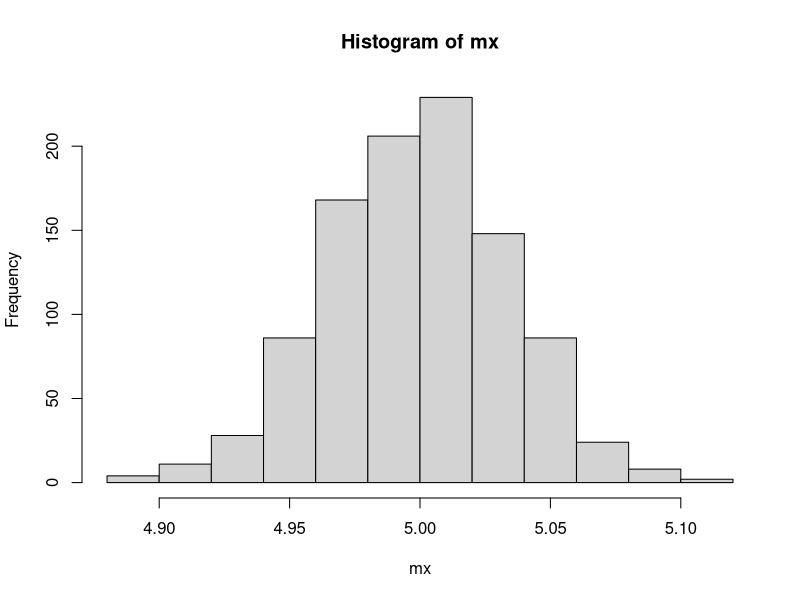
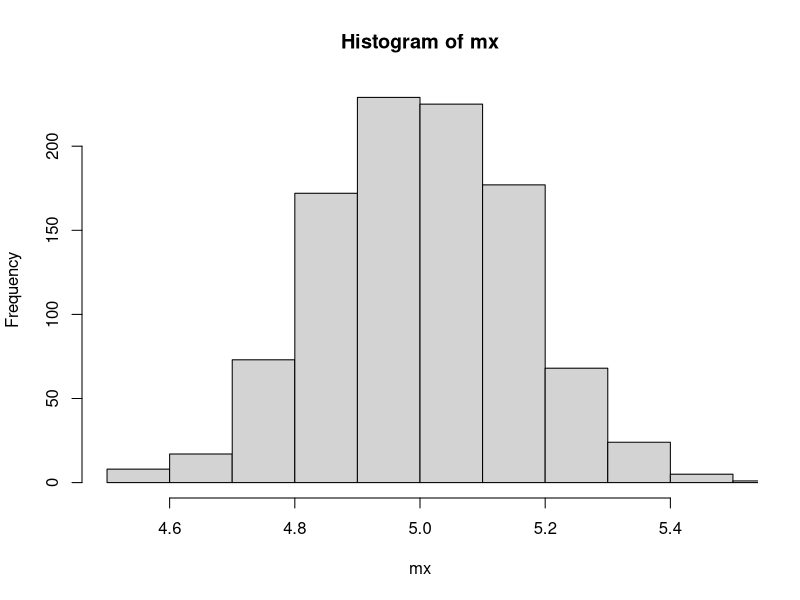
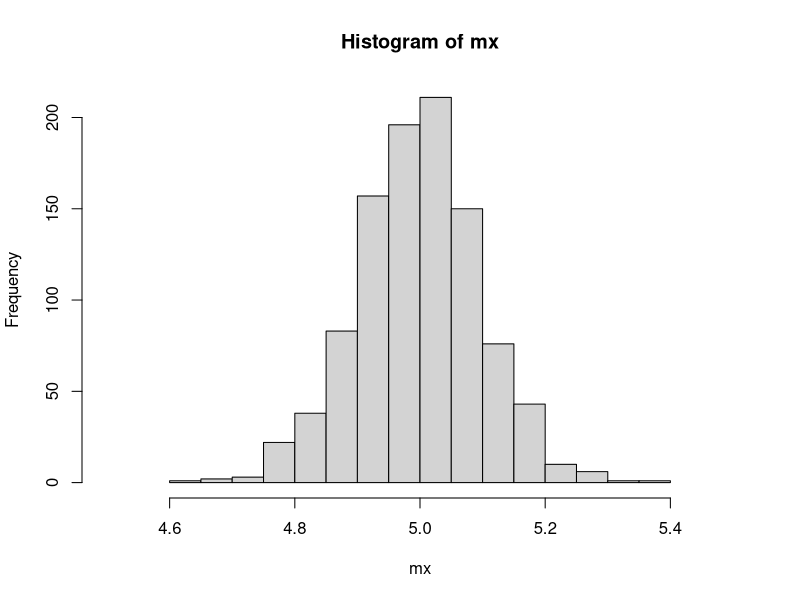
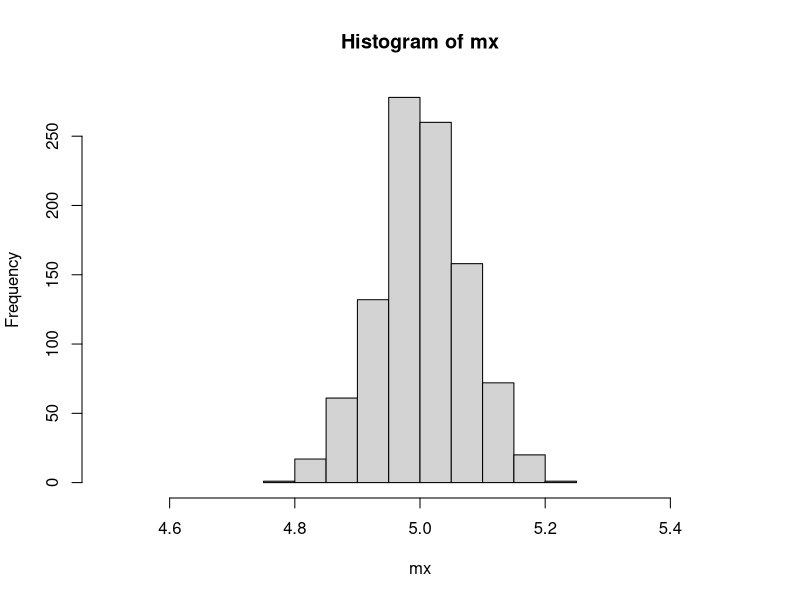
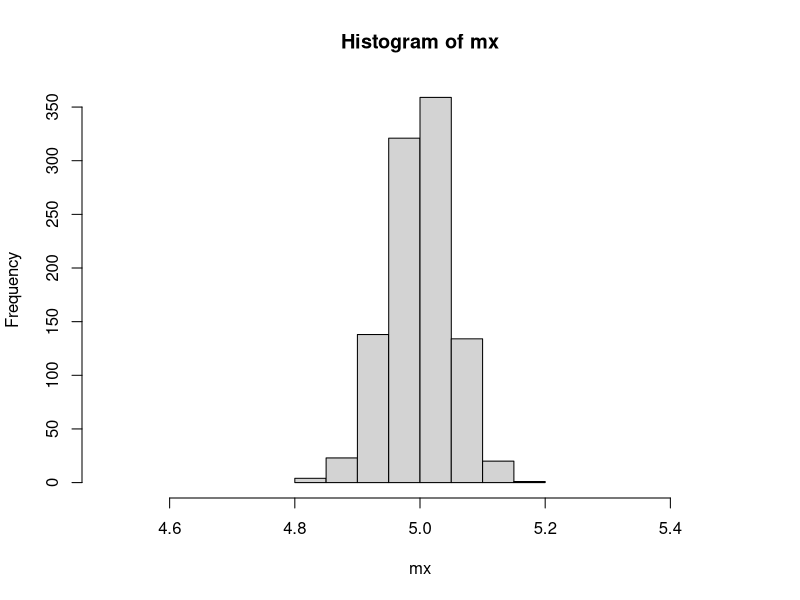
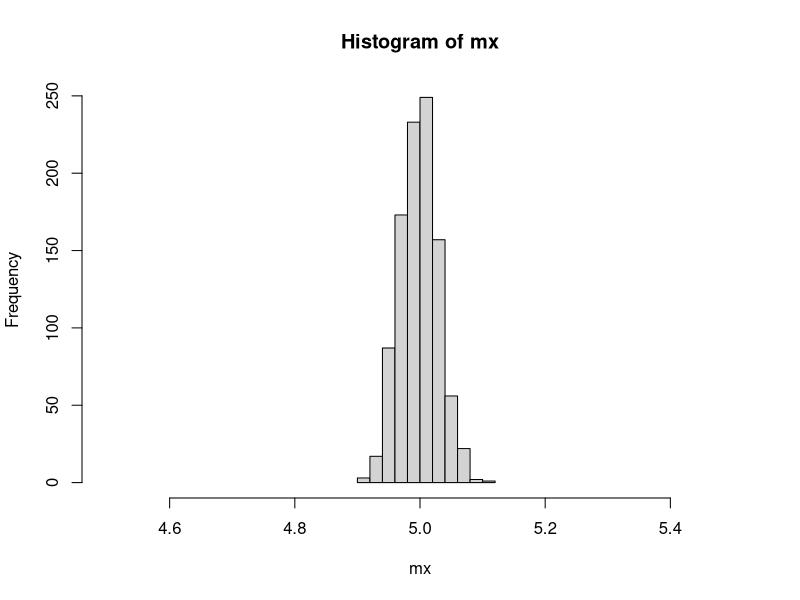
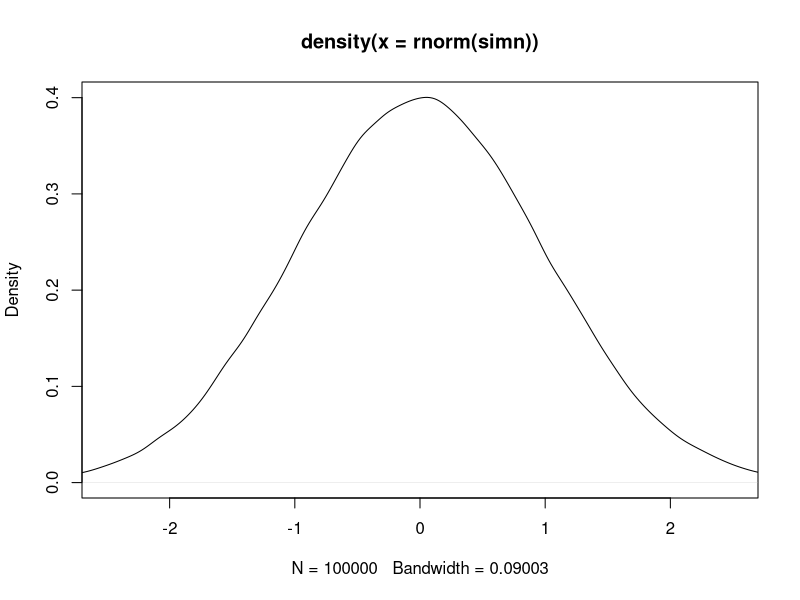
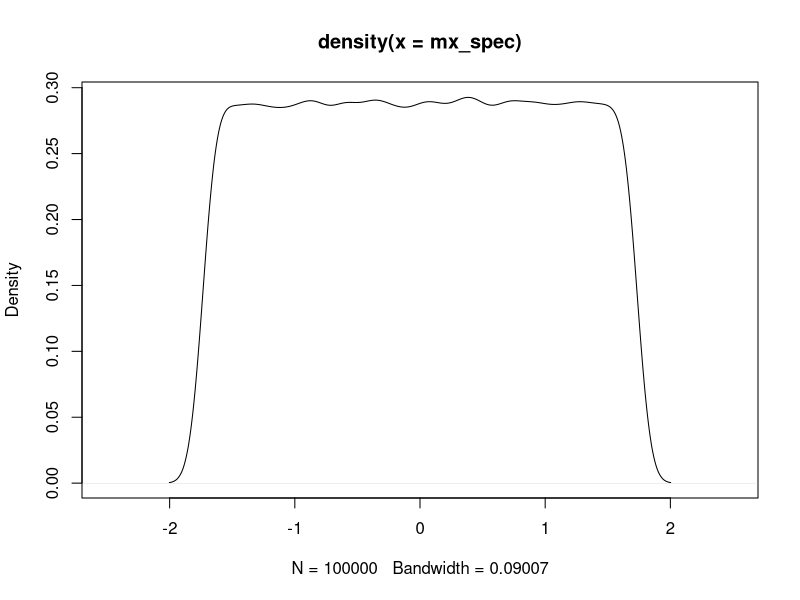

Source code (R) for these figures, in order:
########################################################################################################
## Author:   Jason Parker
## Date:     2017-08-28
## Title:    mc1.1.R
## Purpose:  Demonstrate synthetic data, control structures, and Monte Carlo
########################################################################################################

## Drop everything
rm(list=ls(all=TRUE))

## Set a default sample size
n <- 200


########################################################################################################
## Synthetic data
########################################################################################################

## Uniform distribution
runif(1)
runif(10)
z <- runif(n)
mean(z)
min(z)
max(z)
?runif

z <- runif(10,min=1,max=3)
z
c(min(z),max(z))
var(runif(10*n))
1/12  # Variance of uniform distribution from wikipedia


## Normal distribution
rnorm(10)
?rnorm
rnorm(10,mean=5,sd=0.5)
x <- rnorm(n,mean=5,sd=0.5)
c(mean(x),sqrt(var(x)))





########################################################################################################
## Control Structures
########################################################################################################

## User-defined function (runs as block)
std <- function(w){
  return(sqrt(var(w)))
}
c(mean(x),std(x))

## If/else statements
p <- 0#1
if (p == 1) {
  x <- rnorm(n)
} else {
  x <- runif(n)
}
mean(x)

## Loops
x <- runif(n)
meanx <- 0
for(i in 1:n) 
{
  meanx <- meanx + x[i]
}
meanx <- meanx/n
meanx

## Loop time delay demonstration
n = 100000
x <- runif(n)
t0 <- Sys.time()
  meanx <- 0
  for(i in 1:n) {
    meanx <- meanx + x[i]
  }
  meanx <- meanx/n
Sys.time() - t0
t0 <- Sys.time()
  mx <- mean(x)
Sys.time() - t0
c(meanx,mx)  # same answer, but takes an order of magnitude longer



########################################################################################################
## Monte Carlo
########################################################################################################


## Monte Carlo simulation x1
simn  <- 1000
n     <- 200
mx    <- rep(0,simn)
for (isim in 1:simn) {
  x         <- rnorm(n,mean=5,sd=0.5)
  mx[isim]  <- mean(x)
}
hist(mx) # mean around 5, small stdev
mean(mx) 
std(mx) # calculate stdev

## Monte Carlo simulation x5
simn  <- 1000
outp  <- matrix(data=0,nrow=5,ncol=3)
for (ns in 1:5) {
  if (ns == 1) {n <- 10}
  if (ns == 2) {n <- 25}
  if (ns == 3) {n <- 50}
  if (ns == 4) {n <- 100}
  if (ns == 5) {n <- 250}
  mx          <- rep(0,simn)
  for (isim in 1:simn) {
    x         <- rnorm(n,mean=5,sd=0.5)
    mx[isim]  <- mean(x)
  }
  outp[ns,]   <- c(n,mean(mx),std(mx))
  #plot histogram (distribution of sample means)
  #  set limits around 4.5 to 5.5 for consistent estimation
  hist(mx,xlim=c(4.5,5.5))
  #pause
  invisible(readline(prompt="Press [enter] to continue"))
}
outp ## Note that the standard deviation is converging to 0 as n goes to infinity


##############################################
## Distribution of the sample mean for normal data
##############################################

outp  <- matrix(data=0,nrow=5*10*11,ncol=5)
rowcount <- 1
for (ns in 1:5) {  #change n
  for (ms in -5:5) { #change popn mean
    for (sds in 1:10) { #change popn sd
      pmean <- ms #popn mean =  -5,-4,...,5
      psd <- sds/10 #popn sd = 0.1,0.2,...,1.0
      if (ns == 1) {n <- 10}
      if (ns == 2) {n <- 25}
      if (ns == 3) {n <- 50}
      if (ns == 4) {n <- 100}
      if (ns == 5) {n <- 250}
      mx              <- rep(0,simn)
      for (isim in 1:simn) {
        x             <- rnorm(n,mean=pmean,sd=psd)
        mx[isim]      <- mean(x)
      }
      #save information about the distribution of the sample mean
      outp[rowcount,] <- c(n,pmean,psd,mean(mx),var(mx))
      rowcount        <- rowcount + 1
    }
  }
}
head(outp)

context     <- data.frame(outp)
colnames(context) <- c('sample','pmean','psd','m_xbar','var_xbar')
head(context)

model1 <- lm(m_xbar~       sample+pmean+psd,    data=context)
summary(model1)
model1 <- lm(m_xbar~       pmean,               data=context)
summary(model1) #R-squared close to 1 means the model is a good fit
model2 <- lm(var_xbar~     sample+pmean+psd,    data=context)
summary(model2) 
model2 <- lm(log(var_xbar)~log(sample)+log(psd),data=context)
summary(model2) #R-squared close to 1 means the model is a good fit

#m_xbar        = pmean
#log(var_xbar) = -1*log(n) + 2*log(psd)
#log(var_xbar) = log(pop_var/n)
#var_xbar      = pop_var/n

##############################################
## Central limit theorem
##############################################

simn <- 100000

plot(density(rnorm(simn)),xlim=c(-2.5,2.5))

for (ns in 1:5) {
  if (ns == 1) {n <- 1}
  if (ns == 2) {n <- 2}
  if (ns == 3) {n <- 3}
  if (ns == 4) {n <- 5}
  if (ns == 5) {n <- 10}
  mx_spec         <- rep(0,simn)
  for (isim in 1:simn) {
    x             <- runif(n,min=-1,max=1)
    #mx_spec is the standardized sample mean (mean=0,sd=1)
    #i.e., just the mean times some stuff because the popn mean
    #  is zero
    mx_spec[isim] <- mean(x)*sqrt(n)*sqrt(3) 
  }
  plot(density(mx_spec),xlim=c(-2.5,2.5))
  invisible(readline(prompt="Press [enter] to continue"))
} # Sample mean follows a normal distribution as n => infty

##############################################
## Hypothesis testing
##############################################

simn <- 1000
outp <- matrix(data=0,nrow=5,ncol=2)
mu   <- 0  #Ho:mu==0; Ha:mu!=0
# mu   <- 0.5 #Ho:mu==0.5; Ha:mu!=0.5
for (ns in 1:5) {
  if (ns == 1) {n <- 3}
  if (ns == 2) {n <- 5}
  if (ns == 3) {n <- 10}
  if (ns == 4) {n <- 25}
  if (ns == 5) {n <- 50}
  rejections      <- 0
  for (isim in 1:simn) {
    x             <- runif(n,min=-1,max=1)
    mx            <- mean(x)
    sterr         <- sqrt(var(x)/n) #estimate for st. dev. of mx
    #t_stat is just mx_spec from above
    t_stat        <- (mx-mu)/sterr
    #use the normal distribution b/c it works as n->infty
    if(abs(t_stat)>1.96) {rejections <- rejections + 1}
  }
  outp[ns,]       <- c(n,rejections/simn)
}
outp 
# When null is true, rejection rate => 0.05 as n => infty
#   We call this rejection rate the "size" of the test
# When null is false, rejection rate => 1 as n => infty
#   We call this rejection rate the "power" of the test